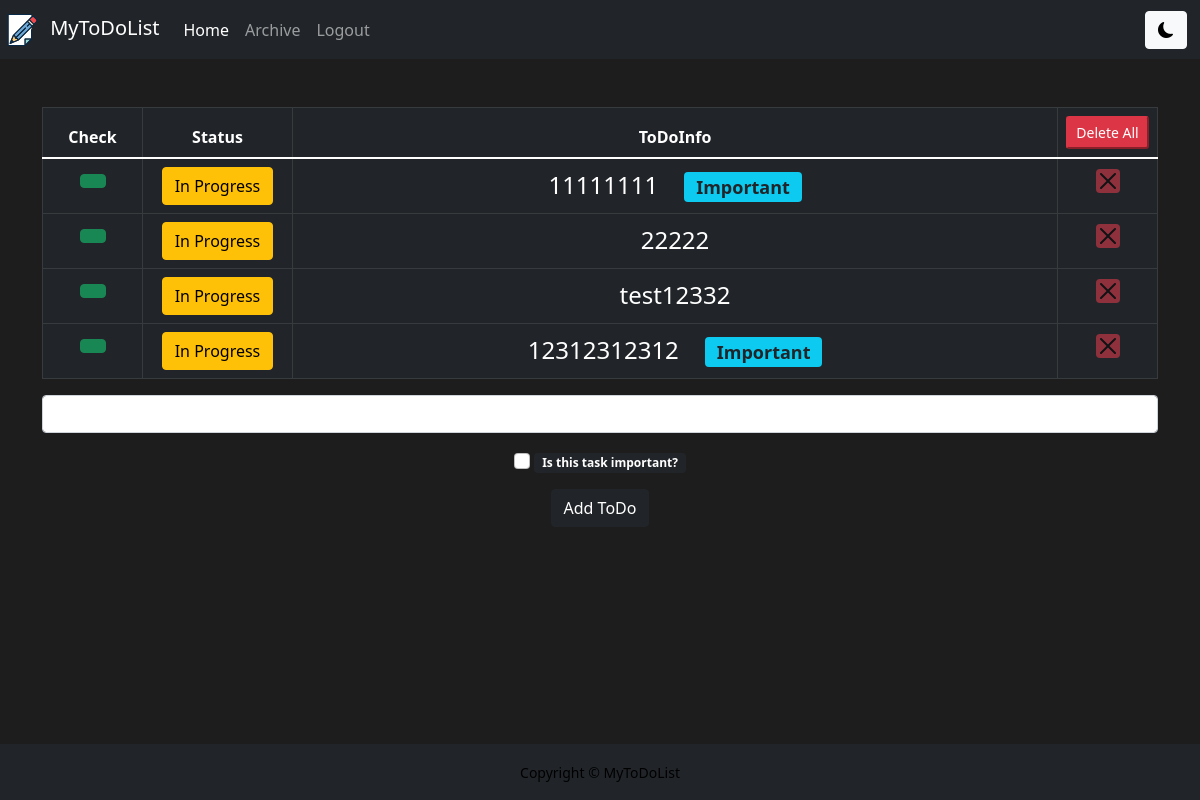
Page / (signed in) on the earlier database version.
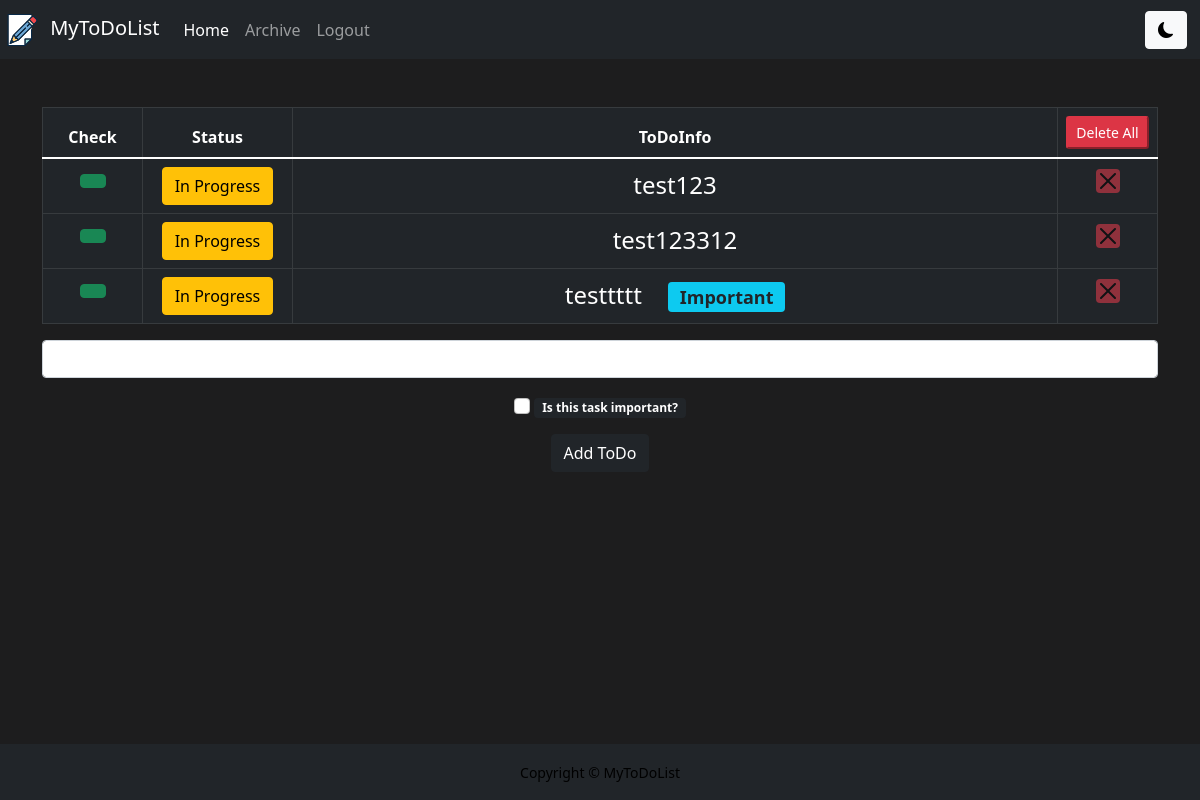
Same page on the later database version.
### website/dbmodel.py (models this page shows)
class Notes(db.Model):
    id = db.Column(db.Integer, primary_key=True)
    text = db.Column(db.String(15000))
    time = db.Column(db.DateTime(timezone=True), default=func.now())
    status = db.Column(db.String(50))
    user_id = db.Column(db.Integer, db.ForeignKey("user.id"))

### website/view.py (the view, shortened to what this page needs)
@view.route("/", methods=["GET", "POST"])
@login_required
def home():
    return render_template("index.html", user=current_user)

### website/__init__.py (called while the page is built)
def create_app():
    app = Flask(__name__)
    app.config["SECRET_KEY"] = "mysuperhypermegasecretkey"
    app.config["SQLALCHEMY_DATABASE_URI"] = f"sqlite:///{DB_NAME}"
    app.config['SQLALCHEMY_TRACK_MODIFICATIONS'] = True
    db.init_app(app)
    from .view import view
    from .auth import auth
    app.register_blueprint(view, url_prefix="/")
    app.register_blueprint(auth, url_prefix="/")
    from .dbmodel import User, Notes, Archive
    create_database(app)
    login_manager = LoginManager()
    login_manager.login_view = "login.login"
    login_manager.init_app(app)
    @login_manager.user_loader
    def load_user(id):
        return User.query.get(int(id))
    return app

### website/templates/index.html (shortened to what this page needs)
{% extends "layout.html" %}
{% block main%}
<div class="table-responsive">
  <table id="table" autocomplete="off" class="table table-dark table-bordered table-hover">
      <thead>
          <tr>
              <th class="text-center">Check</th>
              <th class="text-center">Status</th>
              <th class="text-center">ToDoInfo</th>
              <th class="text-center" style="width: 100px;"><button class="btn-sm btn-danger" data-bs-toggle="modal" data-bs-target="#exampleModal" type="button" value="delete">Delete All</button></form></th>
          </tr>
      </thead>
      <tbody>
          {% for note in user.notes %}
          <tr>
              <td class="text-center" style="width: 100px;"><form action="{{ url_for('view.delete2', id=note.id) }}" method="POST"><button class="btn btn-success" type="submit" value=""></button></form></td>
              <td class="text-center "style="width: 150px;"><button id="btnTest" type="button" onclick="myTest(this)" class="btn btn-warning">In Progress</button></td>
              <td class="text-break fs-4">{{ note.text }} {% if note.status != "False" %} <span id="blink" class="badge bg-info text-dark" style="margin-left: 20px;">Important</span>{% endif %}  </td>
              <td class="text-center "><form action="{{ url_for('view.delete', id=note.id) }}" method="POST"><button class="btn btn-close" style="background-color: #fd3d50;" aria-label="close" type="submit" value="delete"></button></form></td>
          </tr>
          {% endfor %}
      </tbody>
  </table>
</div>
<form action="/" method="POST">
  <input name="todo" autocomplete="off" id="todo" class="form-control mb-3"></input>
  <input class="form-check-input" name="select" type="checkbox" value="1" id="flexCheckDefault">
  <label class="form-check-label mb-3 badge bg-dark text-wrap" for="flexCheckDefault">
    Is this task important?
  </label>
    <div align="center">
        <button type="submit" class="btn btn-dark">Add ToDo</button>
    </div>
</form>
{% endblock %}

### website/templates/layout.html (shortened to what this page needs)
<!doctype html>
<html lang="en">
  <head>
    <link href="\static\styles.css" rel="stylesheet">
    <link rel="stylesheet" href="https://cdn.jsdelivr.net/npm/bootstrap-icons@1.7.2/font/bootstrap-icons.css">
    <link rel="stylesheet" href="https://cdn.jsdelivr.net/npm/bootstrap@5.1.3/dist/css/bootstrap.min.css">
  </head>
  <body>
    <nav id="navBar" class="navbar navbar-expand-lg navbar-dark bg-dark">
        <a class="navbar-brand">
          <img src="\static\pencil-svgrepo-com.svg" alt="" width="45" height="32" class="d-inline-block align-text-top">
          MyToDoList
        </a>
        <div class="collapse navbar-collapse" id="navbar">
            <div class="navbar-nav">
                {% if user.is_authenticated %}
                <a class="nav-item nav-link {% if request.endpoint == 'view.home' %}active{% endif %}" id="home" href="{{ url_for('view.home') }}">Home</a>
                <a class="nav-item nav-link {% if request.endpoint == 'view.archive' %}active{% endif %}" id="archive" href="{{ url_for('view.archive') }}">Archive</a>
                <a class="nav-item nav-link {% if request.endpoint == 'login.logout' %}active{% endif %}" id="logout" href="{{ url_for('login.logout') }}">Logout</a>
                {% else %}
                <a class="nav-item nav-link {% if request.endpoint == 'login.signUp' %}active{% endif %}" id="signUp" href="{{ url_for('login.signUp') }}">SignUp</a>
                <a class="nav-item nav-link {% if request.endpoint == 'login.login' %}active{% endif %}" id="login" href="{{ url_for('login.login') }}">Login</a>
                {% endif %}
            </div>
        </div>
        <button class="btn btn-light bi-moon-fill" style="margin-right: 13px;" id="toggleDark"></button>
    </nav>
    <div class="container-md py-5">
      <main>
      {% block main %}
      {% endblock %}
      </main>
    </div>
    <footer id="footer" class="fixed-bottom flex-shrink-0 py-3 bg-dark text-white-50">
        <div class="container text-center">
          <small style="color: black;">Copyright &copy; MyToDoList</small>
        </div>
    </footer>
  </body>
</html>

### website/static/styles.css (style rules this page uses)
body { background-color: black; background: black; }
main { overflow-x: auto; text-align: center; }
#blink { animation: blinker 1s linear infinite; }

Differences in the rows shown:
removed Notes: text "11111111", status "Important"
removed Notes: text "12312312312", status "Important"
added Notes: text "test123"
changed Notes: text "22222" → "test123312"
changed Notes: text "test12332" → "testtttt"; now shows "Important"
